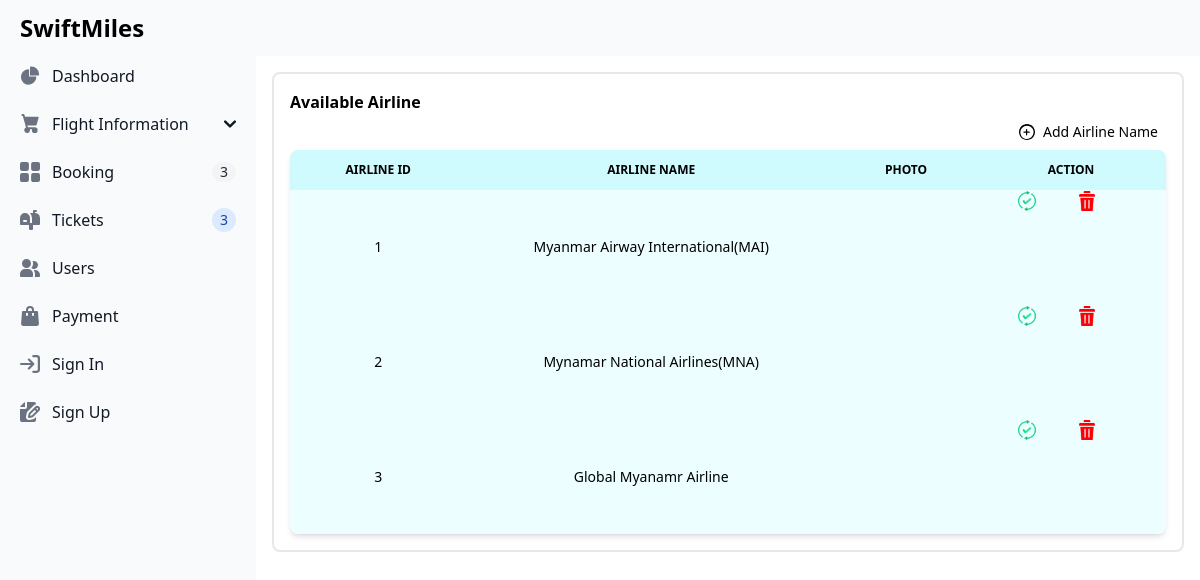
Page /admin/viewAirline.php on the committed database.
### tables this page shows
CREATE TABLE `airline` (
  `airline_id` int(11) NOT NULL,
  `airline_name` varchar(100) NOT NULL,
  `photo` varchar(100) DEFAULT NULL
);

### src/admin/viewAirline.php (the view, shortened to what this page needs)
<?php
    require_once "dbconnect.php";
    $sql = "SELECT * FROM airline";
    try{
      $stmt = $conn->query($sql);
      $status = $stmt->execute();
      if($status){
        $airlines = $stmt->fetchAll(PDO::FETCH_ASSOC);
      }
    }catch(PDOException $e){
      echo $e->getMessage();
    }
?>
<!doctype html>
<html>
<head>
    <link href="./output.css" rel="stylesheet">
    <script src="https://cdn.tailwindcss.com"></script>
</head>
<body>
    <nav class="fixed top-0 z-50 w-full bg-gray-50 dark:bg-gray-800">
        <div class="px-3 py-3 lg:px-5 lg:pl-3">
            <div class="flex items-center justify-between">
                <div class="flex items-center justify-start rtl:justify-end">
                <a href="https://flowbite.com" class="flex ms-2 md:me-24">
                    <span class="self-center text-xl font-semibold sm:text-2xl whitespace-nowrap dark:text-white">SwiftMiles</span>
                </a>
                </div>
            </div>
        </div>
    </nav>
    <aside id="sidebar-multi-level-sidebar" class="fixed top-0 left-0 z-40 w-64 h-screen transition-transform -translate-x-full sm:translate-x-0 mt-10" aria-label="Sidebar">
        <div class="h-full px-3 py-4 overflow-y-auto bg-gray-50 dark:bg-gray-800">
            <ul class="space-y-2 font-medium">
                <li>
                    <a href="admindashboard.php" class="flex items-center p-2 text-gray-900 rounded-lg dark:text-white hover:bg-gray-100 dark:hover:bg-gray-700 group">
                    <span class="ms-3">Dashboard</span>
                    </a>
                </li>
                <li>
                    <button type="button" class="flex items-center w-full p-2 text-base text-gray-900 transition duration-75 rounded-lg group hover:bg-gray-100 dark:text-white dark:hover:bg-gray-700" aria-controls="dropdown" data-collapse-toggle="dropdown" id="dropdownButton">
                        <span class="flex-1 ms-3 text-left rtl:text-right whitespace-nowrap">Flight Information</span>
                        <svg class="w-3 h-3" aria-hidden="true" xmlns="http://www.w3.org/2000/svg" fill="none" viewBox="0 0 10 6">
                            <path stroke="currentColor" stroke-linecap="round" stroke-linejoin="round" stroke-width="2" d="m1 1 4 4 4-4"/>
                        </svg>
                    </button>
                </li>
                <li>
                    <a href="#" class="flex items-center p-2 text-gray-900 rounded-lg dark:text-white hover:bg-gray-100 dark:hover:bg-gray-700 group">
                    <span class="flex-1 ms-3 whitespace-nowrap">Booking</span>
                    <span class="inline-flex items-center justify-center px-2 ms-3 text-sm font-medium text-gray-800 bg-gray-100 rounded-full dark:bg-gray-700 dark:text-gray-300">3</span>
                    </a>
                </li>
                <li>
                    <a href="#" class="flex items-center p-2 text-gray-900 rounded-lg dark:text-white hover:bg-gray-100 dark:hover:bg-gray-700 group">
                    <span class="flex-1 ms-3 whitespace-nowrap">Tickets</span>
                    <span class="inline-flex items-center justify-center w-3 h-3 p-3 ms-3 text-sm font-medium text-blue-800 bg-blue-100 rounded-full dark:bg-blue-900 dark:text-blue-300">3</span>
                    </a>
                </li>
                <li>
                    <a href="#" class="flex items-center p-2 text-gray-900 rounded-lg dark:text-white hover:bg-gray-100 dark:hover:bg-gray-700 group">
                    <span class="flex-1 ms-3 whitespace-nowrap">Users</span>
                    </a>
                </li>
                <li>
                    <a href="#" class="flex items-center p-2 text-gray-900 rounded-lg dark:text-white hover:bg-gray-100 dark:hover:bg-gray-700 group">
                    <span class="flex-1 ms-3 whitespace-nowrap">Payment</span>
                    </a>
                </li>
                <li>
                    <a href="#" class="flex items-center p-2 text-gray-900 rounded-lg dark:text-white hover:bg-gray-100 dark:hover:bg-gray-700 group">
                    <span class="flex-1 ms-3 whitespace-nowrap">Sign In</span>
                    </a>
                </li>
                <li>
                    <a href="#" class="flex items-center p-2 text-gray-900 rounded-lg dark:text-white hover:bg-gray-100 dark:hover:bg-gray-700 group">
                    <span class="flex-1 ms-3 whitespace-nowrap">Sign Up</span>
                    </a>
                </li>
            </ul>
        </div>
    </aside>
    <div class="p-4 sm:ml-64">
    <div class="p-4 border-2 border-gray-200 rounded-lg dark:border-gray-700 mt-14">
        <div class="grid-cols-2">
            <div>
                <p>
                <span class="font-semibold">Available Airline</span>
                </p>
            </div>
            <div>
                <a href="addNewAirline.php" class="flex items-center justify-end p-2 text-sm text-black rounded-lg">
                Add Airline Name
                </a>
            </div>
        </div>
        <div class="relative overflow-x-auto shadow-md sm:rounded-lg">
            <table class="w-full h-96 text-sm text-center rtl:text-right text-gray-500 dark:text-gray-400">
                <thead class="text-xs text-black uppercase bg-cyan-100">
                    <tr>
                        <th scope="col" class="px-6 py-3">
                            Airline ID
                        </th>
                        <th scope="col" class="px-6 py-3">
                            Airline Name
                        </th>
                        <th scope="col" class="px-6 py-3">
                            Photo
                        </th>
                        <th scope="col" class="px-6 py-3">
                            Action
                        </th>
                    </tr>
                </thead>
                <tbody class=" bg-cyan-50 text-black">
                <?php
                if(isset($airlines)){
                    foreach($airlines as $airline){
                    echo "<tr>
                            <td>$airline[airline_id]</td>
                            <td>$airline[airline_name]</td>
                            <td><img src='$airline[photo]'></td>
                            <td class='flex flex-direction:column aligh-items:center pt-30'>
                                <a href='editAirline.php?arid=$airline[airline_id]'><img src='/images/updated.png' height='20' width='20' alt='update' class='mx-10'></a>
                                <a href='deleteAirline.php?arid=$airline[airline_id]'><img src='/images/delete.png' height='20' width='20' alt='delete'></a>
                            </td>
                        </tr>";
                    }
                }    ?>
                </tbody>
            </table>
        </div>
    </div>
    </div>
</body>

### rows in the picture
airline: airline_id "1", airline_name "Myanmar Airway International(MAI)"
airline: airline_id "2", airline_name "Mynamar National Airlines(MNA)"
airline: airline_id "3", airline_name "Global Myanamr Airline"
